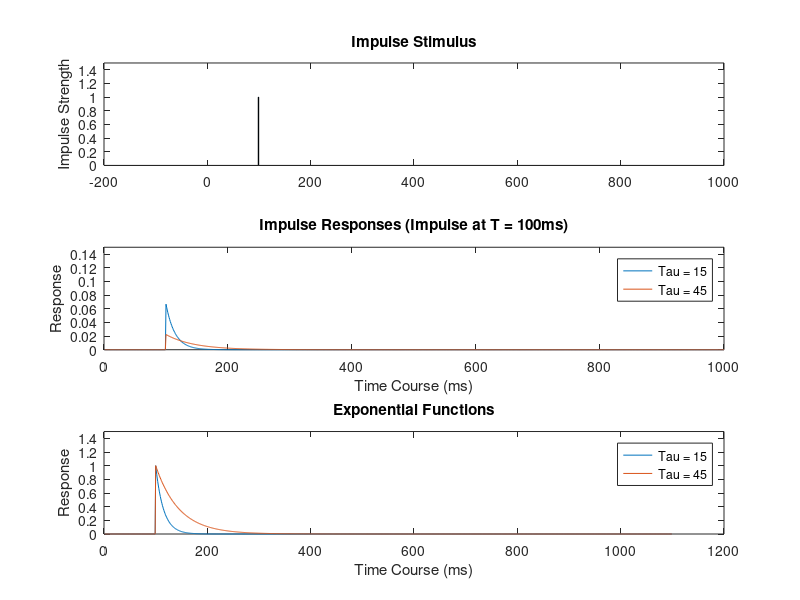
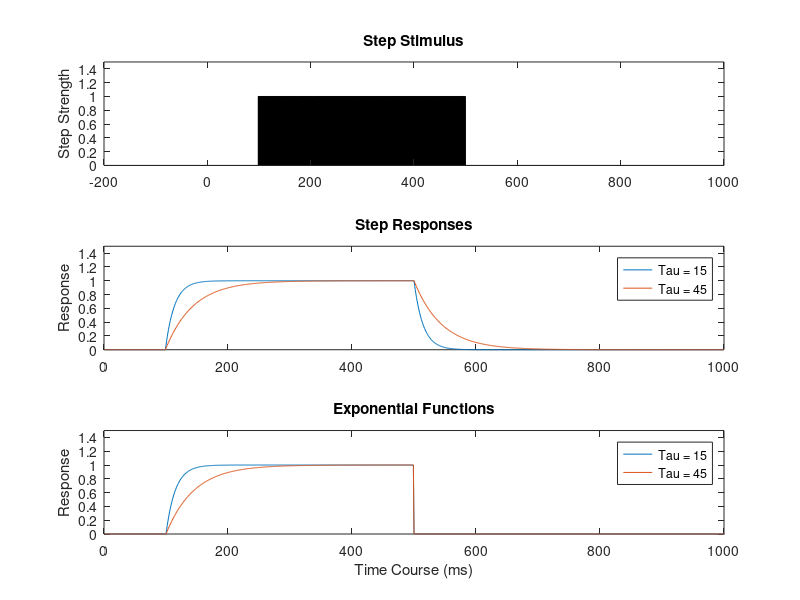

Here is the MATLAB script that generated these plots, in order: (Note: this script raises an error after producing the figures.)
% V1 and Direction Selectivity
% Robert Woodry
% Perception HW4

%% 1A)
% Recursive Temporal Filter
% Compute the impulse response at t = 100
deltaT = 1;         % Time constant, ms
duration = 1000;    % ms

% Initialize arrays
ts = [0:deltaT:duration-deltaT]; %#ok<NBRAK> 
x = zeros(size(ts));
x(100) = 1;

% Compute & plot the IRs for two different tau values. Plot exponentials as
% well
tau = 15;

ys = zeros(size(ts));
y1 = 0;

for t = 1:length(ts)
    deltaY1 = (deltaT/tau) * (-y1 + x(t));
    y1 = y1 + deltaY1;
    ys(t) = y1;
end

tau2 = 45;

ys2 = zeros(size(ts));
y1 = 0;

for t = 1:length(ts)
    deltaY1 = (deltaT/tau2) * (-y1 + x(t));
    y1 = y1 + deltaY1;
    ys2(t) = y1;
end

figure(1); subplot(3, 1, 1);

bar(ts, x);
ylim([0 1.5]);
title("Impulse Stimulus");
ylabel("Impulse Strength");

subplot(3, 1, 2);
plot(ys); hold on; plot(ys2); ylim([0 0.15]);
legend('Tau = 15', 'Tau = 45'); title("Impulse Responses (Impulse at T = 100ms)");
xlabel("Time Course (ms)"); ylabel("Response"); 

hold off;

% Plot the corresponding exponentials
subplot(3, 1, 3);
e1 = [zeros(1, 99), exp(-ts/tau)];
e2 = [zeros(1, 99), exp(-ts/tau2)];

plot(e1); hold on; plot(e2); hold off; ylim([0 1.5]);
title("Exponential Functions"); legend("Tau = 15", "Tau = 45");
xlabel("Time Course (ms)"); ylabel("Response"); 

%% 1B)
% Compute and plot the step response

deltaT = 1;         % Time constant, ms
duration = 1000;    % ms

% Initialize arrays
ts = [0:deltaT:duration-deltaT]; %#ok<NBRAK> 
x = zeros(size(ts));
x(100:500) = 1;

step1 = [zeros(1, 99), 1 - exp(-ts/tau)];
step2 = [zeros(1, 99), 1 - exp(-ts/tau2)];
step1(500:length(step1)) = 0;
step2(500:length(step2)) = 0;

% Compute & plot the SRs for two different tau values. Plot exponentials as
% well
tau1 = 15;

ys1 = zeros(size(ts));
y1 = 0;

for t = 1:length(ts)
    deltaY1 = (deltaT/tau1) * (-y1 + x(t));
    y1 = y1 + deltaY1;
    ys1(t) = y1;
end

tau2 = 45;

ys2 = zeros(size(ts));
y1 = 0;

for t = 1:length(ts)
    deltaY1 = (deltaT/tau2) * (-y1 + x(t));
    y1 = y1 + deltaY1;
    ys2(t) = y1;
end

figure(2); subplot(3, 1, 1);

bar(ts, x);
ylim([0 1.5]);
title("Step Stimulus");
ylabel("Step Strength");


subplot(3, 1, 2);
plot(ys1); hold on; plot(ys2);
legend('Tau = 15', 'Tau = 45'); title("Step Responses");
 ylabel("Response"); ylim([0 1.5]);
hold off;

subplot(3, 1, 3); 
plot(step1); hold on; plot(step2); ylim([0 1.5]);
legend('Tau = 15', 'Tau = 45'); title("Exponential Functions");
xlabel("Time Course (ms)"); ylabel("Response"); xlim([0 1000]);
hold off;

%% 1C)
% Compute and plot the responses to sinusoidal inputs
% y = h(w)x(w) = x(w) / (1 + d(w))

W = [10:10:500];
computed_amps = zeros(size(W));

figure(3);

for i=1:length(W)
    w = W(i);
    x_hat = zeros(size(ts));
    d_hat = zeros(size(ts));

    x_hat(w) = 1;
    d_hat(w) = 2*pi*w;
    y_hat = x_hat ./ (1 + d_hat);
    
    computed_amps(i) = max(abs(y_hat));
end

computed_phase = 0 + pi/2;
yyaxis left
bar(W, computed_amps);
ylabel("Computed Amplitude");
yyaxis right
yline(computed_phase, color = 'red', value = computed_phase);
ylabel("Computed Phase");
title("Predicted Amplitudes of Sinusoids convolved with the IIR Filter");
xlabel("Frequency");


%%
% 2
deltaT = 1;
tau = 25;
y1 = 0;
y2 = 0;
y3 = 0;
y4 = 0;
y5 = 0;
y6 = 0;
y7 = 0;

ys1 = zeros(size(ts));
ys2 = zeros(size(ts));
ys3 = zeros(size(ts));
ys4 = zeros(size(ts));
ys5 = zeros(size(ts));
ys6 = zeros(size(ts));
ys7 = zeros(size(ts));

f1 = zeros(size(ts));
f2 = zeros(size(ts));

x = zeros(size(ts));
x(100) = 1;

for t = 1:length(ts)
    deltaY1 = (deltaT / tau) * (-y1 + x(t)); y1 = y1 + deltaY1;
    ys1(t) = y1;
    
    deltaY2 = (deltaT / tau) * (-y2 + y1); y2 = y2 + deltaY2;
    ys2(t) = y2;
    
    deltaY3 = (deltaT / tau) * (-y3 + y2);y3 = y3 + deltaY3;
    ys3(t) = y3;
    
    deltaY4 = (deltaT / tau) * (-y4 + y3); y4 = y4 + deltaY4;
    ys4(t) = y4;
    
    deltaY5 = (deltaT / tau) * (-y5 + y4); y5 = y5 + deltaY5;
    ys5(t) = y5;

    deltaY6 = (deltaT / tau) * (-y6 + y5); y6 = y6 + deltaY6;
    ys6(t) = y6;

    deltaY7 = (deltaT / tau) * (-y7 + y6); y7 = y7 + deltaY7;
    ys7(t) = y7;

    f1(t) = y3 - y7; f2(t) = y5 - y7;

end


figure(7);
plot(f1); hold on; plot(f2);hold off;


%% 3)
deltaT = 1;        % 1
deltaX = 1/120;     % 1/120
x = [-2:deltaX:2];
y = [-2:deltaX:2];
t = [0:deltaT:1000];

sigma = 0.1;
sf = 4;
evenFilt = exp(-(x.^2)./(2*sigma^2)) .* cos(2*pi*sf*x);
oddFilt = exp(-(x.^2)./(2*sigma^2)) .* sin(2*pi*sf*x);
integral = sum(evenFilt.^2 + oddFilt.^2);
evenFilt = evenFilt / integral;
oddFilt = oddFilt / integral;

% Create stimulus with impulse at mid x, mid y, t = 1
stim = zeros(length(x), length(y), length(t));
stim(round(length(x) / 2), round(length(x) / 2), 1) = 1;



tau = 25;
y1 = 0;
y2 = 0;
y3 = 0;
y4 = 0;
y5 = 0;
y6 = 0;
y7 = 0;

ys1 = zeros(size(stim));
ys2 = zeros(size(stim));
ys3 = zeros(size(stim));
ys4 = zeros(size(stim));
ys5 = zeros(size(stim));
ys6 = zeros(size(stim));
ys7 = zeros(size(stim));

f1_even = zeros(size(stim));
f1_odd = zeros(size(stim));
f1_even_t = zeros(size(stim));
f1_odd_t = zeros(size(stim));

f2_even = zeros(size(stim));
f2_odd = zeros(size(stim));
f2_even_t = zeros(size(stim));
f2_odd_t = zeros(size(stim));

f1 = zeros(size(stim));
f2 = zeros(size(stim));


for tt = 1:length(t)
    deltaY1 = (deltaT / tau) * (-y1 + stim(:, :, tt)); y1 = y1 + deltaY1;
    ys1(:, :, tt) = y1;
    
    deltaY2 = (deltaT / tau) * (-y2 + y1); y2 = y2 + deltaY2;
    ys2(:, :, tt) = y2;
    
    deltaY3 = (deltaT / tau) * (-y3 + y2);y3 = y3 + deltaY3;
    ys3(:, :, tt) = y3;
    
    deltaY4 = (deltaT / tau) * (-y4 + y3); y4 = y4 + deltaY4;
    ys4(:, :, tt) = y4;
    
    deltaY5 = (deltaT / tau) * (-y5 + y4); y5 = y5 + deltaY5;
    ys5(:, :, tt) = y5;

    deltaY6 = (deltaT / tau) * (-y6 + y5); y6 = y6 + deltaY6;
    ys6(:, :, tt) = y6;

    deltaY7 = (deltaT / tau) * (-y7 + y6); y7 = y7 + deltaY7;
    ys7(:, :, tt) = y7;

    f1(:, :, tt) = y3 - y7; 
    f2(:, :, tt) = y5 - y7;

    f1_even(:, :, tt) = conv2(f1(:, :, tt), evenFilt, 'same');
    f1_odd(:, :, tt) = conv2(f1(:, :, tt), oddFilt, 'same');
    f1_even_t(:, :, tt) = conv2(f1(:, :, tt), evenFilt', 'same');
    f1_odd_t(:, :, tt) = conv2(f1(:, :, tt), oddFilt', 'same');
    
    f2_even(:, :, tt) = conv2(f2(:, :, tt), evenFilt, 'same');
    f2_odd(:, :, tt) = conv2(f2(:, :, tt), oddFilt, 'same');
    f2_even_t(:, :, tt) = conv2(f2(:, :, tt), evenFilt', 'same');
    f2_odd_t(:, :, tt) = conv2(f2(:, :, tt), oddFilt', 'same');

end

%% 3a)
figure(8);

subplot(2, 2, 3);
imagesc(squeeze(f1_even(round(length(x)/2), :, :))');
title("Even Fast"); xlabel("Visual angle (deg)"); ylabel("Time (ms)");

subplot(2, 2, 1);
imagesc(squeeze(f1_odd(round(length(x)/2),:, :))');
title("Odd Fast"); xlabel("Visual angle (deg)"); ylabel("Time (ms)");

subplot(2, 2, 4);
imagesc(squeeze(f2_even(round(length(x)/2), :, :))');
title("Even Slow"); xlabel("Visual angle (deg)"); ylabel("Time (ms)");

subplot(2, 2, 2);
imagesc(squeeze(f2_odd(round(length(x)/2), :, :))');
title("Odd Slow"); xlabel("Visual angle (deg)"); ylabel("Time (ms)");


%% 3b)
leftEven = f1_odd + f2_even;
leftOdd = -f2_odd + f1_even;
rightEven = -f1_odd + f2_even;
rightOdd = f2_odd + f1_even;

figure(9);

subplot(2, 2, 1);
imagesc(squeeze(leftEven(round(length(x)/2), :, :))');
title("Left Even"); xlabel("Visual angle (deg)"); ylabel("Time (ms)");

subplot(2, 2, 2);
imagesc(squeeze(leftOdd(round(length(x)/2),:, :))');
title("Left Odd"); xlabel("Visual angle (deg)"); ylabel("Time (ms)");

subplot(2, 2, 3);
imagesc(squeeze(rightEven(round(length(x)/2), :, :))');
title("Right Even"); xlabel("Visual angle (deg)"); ylabel("Time (ms)");

subplot(2, 2, 4);
imagesc(squeeze(rightOdd(round(length(x)/2), :, :))');
title("Right Odd"); xlabel("Visual angle (deg)"); ylabel("Time (ms)");


%% 3c)
leftEnergy = leftEven .^2 + leftOdd.^2;
rightEnergy = rightEven .^ 2 + rightOdd.^2;

figure(10);
subplot(1, 2, 1);
imagesc(squeeze(leftEnergy(round(length(x)/2), :, :))');
title("Left Energy"); xlabel("Visual angle (deg)"); ylabel("Time (ms)");

subplot(1, 2, 2);
imagesc(squeeze(rightEnergy(round(length(x)/2), :, :))');
title("Right Energy"); xlabel("Visual angle (deg)"); ylabel("Time (ms)");


%% 3d)
deltaT = 1;        % 1
deltaX = 1/120;     % 1/120
x = [-2:deltaX:2];
y = [-2:deltaX:2];
t = [0:deltaT:1000];

sigma = 0.1;
sf = 4;
evenFilt = exp(-(x.^2)./(2*sigma^2)) .* cos(2*pi*sf*x);
oddFilt = exp(-(x.^2)./(2*sigma^2)) .* sin(2*pi*sf*x);
integral = sum(evenFilt.^2 + oddFilt.^2);
evenFilt = evenFilt / integral;
oddFilt = oddFilt / integral;



% Create stimulus with impulse at mid x, mid y, t = 1
stim = zeros(length(x), length(y), length(t));
stim(round(length(x) / 2), round(length(x) / 2), 1) = 1;
% Create 4 drifting sinusoid stimuli
Hz = 8;
cpd = sf;

drift_up = zeros(size(stim));
drift_down = zeros(size(stim));
drift_left = zeros(size(stim));
drift_right = zeros(size(stim));

units_per_degree = length(x)/ 4;
P = units_per_degree/cpd;
P_over_time = 1000/Hz;
delta_phase = 2*pi/P_over_time;

for tt=1:length(t)
    drift_up(:, :, tt) = mkSine([length(x) length(y)], P, pi/2, 1, ...
        delta_phase * tt);

    drift_right(:, :, tt) = mkSine([length(x) length(y)], P, pi, 1, ...
        delta_phase* tt);

    drift_left(:, :, tt) = mkSine([length(x) length(y)], P, 2*pi, 1, ...
        delta_phase*tt);

    drift_down(:, :, tt) = mkSine([length(x) length(y)], P, 3/2*pi, 1, ...
        delta_phase*tt);
end


%Uncomment below to play movie of the four stimuli

figure(11);

for tt = 1:length(t)
    subplot(2, 2, 1);
    imagesc(drift_up(:, :, tt));
    title("Up");

    subplot(2, 2, 2);
    imagesc(drift_down(:, :, tt));
    title("Down");

    subplot(2, 2, 3);
    imagesc(drift_left(:, :, tt));
    title("Left");

    subplot(2, 2, 4);
    imagesc(drift_right(:, :, tt));
    title("Right"); 
    
    pause(0.001);
end

%% 3d) Drift Left
tau = 25;
y1 = 0;
y2 = 0;
y3 = 0;
y4 = 0;
y5 = 0;
y6 = 0;
y7 = 0;

f1_even = zeros(size(stim));
f1_odd = zeros(size(stim));
f1_even_t = zeros(size(stim));
f1_odd_t = zeros(size(stim));

f2_even = zeros(size(stim));
f2_odd = zeros(size(stim));
f2_even_t = zeros(size(stim));
f2_odd_t = zeros(size(stim));

for tt = 1:length(t)
    deltaY1 = (deltaT / tau) * (-y1 + drift_left(:, :, tt)); y1 = y1 + deltaY1;
    deltaY2 = (deltaT / tau) * (-y2 + y1); y2 = y2 + deltaY2;
    deltaY3 = (deltaT / tau) * (-y3 + y2);y3 = y3 + deltaY3;
    deltaY4 = (deltaT / tau) * (-y4 + y3); y4 = y4 + deltaY4;
    deltaY5 = (deltaT / tau) * (-y5 + y4); y5 = y5 + deltaY5;
    deltaY6 = (deltaT / tau) * (-y6 + y5); y6 = y6 + deltaY6;
    deltaY7 = (deltaT / tau) * (-y7 + y6); y7 = y7 + deltaY7;

    f1 = y3 - y7; 
    f2 = y5 - y7;

    f1_even(:, :, tt) = conv2(f1, evenFilt, 'same');
    f1_odd(:, :, tt) = conv2(f1, oddFilt, 'same');
    f1_even_t(:, :, tt) = conv2(f1, evenFilt', 'same');
    f1_odd_t(:, :, tt) = conv2(f1, oddFilt', 'same');
    
    f2_even(:, :, tt) = conv2(f2, evenFilt, 'same');
    f2_odd(:, :, tt) = conv2(f2, oddFilt, 'same');
    f2_even_t(:, :, tt) = conv2(f2, evenFilt', 'same');
    f2_odd_t(:, :, tt) = conv2(f2, oddFilt', 'same');
end

disp("Integration Complete");

leftEven = f1_odd + f2_even;
leftOdd = -f2_odd + f1_even;
rightEven = -f1_odd + f2_even;
rightOdd = f2_odd + f1_even;
upEven = f1_odd_t + f2_even_t;
upOdd = -f2_odd_t + f1_even_t;
downEven = -f1_odd_t + f2_even_t;
downOdd = f2_odd_t + f1_even_t;

leftEnergy = leftEven.^2 + leftOdd.^2;
rightEnergy = rightEven.^ 2 + rightOdd.^2;
upEnergy = upEven.^2 + upOdd.^2;
downEnergy = downEven.^ 2 + downOdd.^2;

disp("Energy Computed");

figure('NumberTitle', 'off', 'Name', 'Drift Left');
subplot(2, 2, 1);
plot(squeeze(leftEnergy(round(length(x)/2), round(length(x)/2), :)));
hold on;
plot(squeeze(leftEven(round(length(x)/2), round(length(x)/2), :)));
title("Leftward Selective");
plot(squeeze(leftOdd(round(length(x)/2), round(length(x)/2), :)));
xlabel("Time (ms)"); ylabel("Response"); legend("Energy", "Even", "Odd");
xlim([0 1000]); ylim([-.4 1.2]); hold off;

subplot(2, 2, 2);
plot(squeeze(rightEnergy(round(length(x)/2), round(length(x)/2), :)));
hold on;
plot(squeeze(rightEven(round(length(x)/2), round(length(x)/2), :)));
title("Rightward Selective");
plot(squeeze(rightOdd(round(length(x)/2), round(length(x)/2), :)));
xlabel("Time (ms)"); ylabel("Response"); legend("Energy", "Even", "Odd");
xlim([0 1000]); ylim([-.4 1.2]); hold off;

subplot(2, 2, 3);
plot(squeeze(downEnergy(round(length(x)/2), round(length(x)/2), :)));
hold on;
plot(squeeze(downEven(round(length(x)/2), round(length(x)/2), :)));
title("Downward Selective");
plot(squeeze(downOdd(round(length(x)/2), round(length(x)/2), :)));
xlabel("Time (ms)"); ylabel("Response"); legend("Energy", "Even", "Odd");
xlim([0 1000]); ylim([-.4 1.2]); hold off;

subplot(2, 2, 4);
plot(squeeze(upEnergy(round(length(x)/2), round(length(x)/2), :)));
hold on;
plot(squeeze(upEven(round(length(x)/2), round(length(x)/2), :)));
title("Upward Selective");
plot(squeeze(upOdd(round(length(x)/2), round(length(x)/2), :)));
xlabel("Time (ms)"); ylabel("Response"); legend("Energy", "Even", "Odd");
xlim([0 1000]); ylim([-.4 1.2]); hold off;


%% 3d) Drift Right
tau = 25;
y1 = 0;
y2 = 0;
y3 = 0;
y4 = 0;
y5 = 0;
y6 = 0;
y7 = 0;

f1_even = zeros(size(stim));
f1_odd = zeros(size(stim));
f1_even_t = zeros(size(stim));
f1_odd_t = zeros(size(stim));

f2_even = zeros(size(stim));
f2_odd = zeros(size(stim));
f2_even_t = zeros(size(stim));
f2_odd_t = zeros(size(stim));

for tt = 1:length(t)
    deltaY1 = (deltaT / tau) * (-y1 + drift_right(:, :, tt)); y1 = y1 + deltaY1;
    deltaY2 = (deltaT / tau) * (-y2 + y1); y2 = y2 + deltaY2;
    deltaY3 = (deltaT / tau) * (-y3 + y2);y3 = y3 + deltaY3;
    deltaY4 = (deltaT / tau) * (-y4 + y3); y4 = y4 + deltaY4;
    deltaY5 = (deltaT / tau) * (-y5 + y4); y5 = y5 + deltaY5;
    deltaY6 = (deltaT / tau) * (-y6 + y5); y6 = y6 + deltaY6;
    deltaY7 = (deltaT / tau) * (-y7 + y6); y7 = y7 + deltaY7;

    f1 = y3 - y7; 
    f2 = y5 - y7;

    f1_even(:, :, tt) = conv2(f1, evenFilt, 'same');
    f1_odd(:, :, tt) = conv2(f1, oddFilt, 'same');
    f1_even_t(:, :, tt) = conv2(f1, evenFilt', 'same');
    f1_odd_t(:, :, tt) = conv2(f1, oddFilt', 'same');
    
    f2_even(:, :, tt) = conv2(f2, evenFilt, 'same');
    f2_odd(:, :, tt) = conv2(f2, oddFilt, 'same');
    f2_even_t(:, :, tt) = conv2(f2, evenFilt', 'same');
    f2_odd_t(:, :, tt) = conv2(f2, oddFilt', 'same');
end

leftEven = f1_odd + f2_even;
leftOdd = -f2_odd + f1_even;
rightEven = -f1_odd + f2_even;
rightOdd = f2_odd + f1_even;
upEven = f1_odd_t + f2_even_t;
upOdd = -f2_odd_t + f1_even_t;
downEven = -f1_odd_t + f2_even_t;
downOdd = f2_odd_t + f1_even_t;

leftEnergy = leftEven.^2 + leftOdd.^2;
rightEnergy = rightEven.^ 2 + rightOdd.^2;
upEnergy = upEven.^2 + upOdd.^2;
downEnergy = downEven.^ 2 + downOdd.^2;


figure('NumberTitle', 'off', 'Name', 'Drift Right');
subplot(2, 2, 1);
plot(squeeze(leftEnergy(round(length(x)/2), round(length(x)/2), :)));
hold on;
plot(squeeze(leftEven(round(length(x)/2), round(length(x)/2), :)));
title("Leftward Selective");
plot(squeeze(leftOdd(round(length(x)/2), round(length(x)/2), :)));
xlabel("Time (ms)"); ylabel("Response"); legend("Energy", "Even", "Odd");
xlim([0 1000]); ylim([-.4 1.2]); hold off;

subplot(2, 2, 2);
plot(squeeze(rightEnergy(round(length(x)/2), round(length(x)/2), :)));
hold on;
plot(squeeze(rightEven(round(length(x)/2), round(length(x)/2), :)));
title("Rightward Selective");
plot(squeeze(rightOdd(round(length(x)/2), round(length(x)/2), :)));
xlabel("Time (ms)"); ylabel("Response"); legend("Energy", "Even", "Odd");
xlim([0 1000]); ylim([-.4 1.2]); hold off;

subplot(2, 2, 3);
plot(squeeze(downEnergy(round(length(x)/2), round(length(x)/2), :)));
hold on;
plot(squeeze(downEven(round(length(x)/2), round(length(x)/2), :)));
title("Downward Selective");
plot(squeeze(downOdd(round(length(x)/2), round(length(x)/2), :)));
xlabel("Time (ms)"); ylabel("Response"); legend("Energy", "Even", "Odd");
xlim([0 1000]); ylim([-.4 1.2]); hold off;

subplot(2, 2, 4);
plot(squeeze(upEnergy(round(length(x)/2), round(length(x)/2), :)));
hold on;
plot(squeeze(upEven(round(length(x)/2), round(length(x)/2), :)));
title("Upward Selective");
plot(squeeze(upOdd(round(length(x)/2), round(length(x)/2), :)));
xlabel("Time (ms)"); ylabel("Response"); legend("Energy", "Even", "Odd");
xlim([0 1000]); ylim([-.4 1.2]); hold off;


%% 3d) Drift Up
tau = 25;
y1 = 0;
y2 = 0;
y3 = 0;
y4 = 0;
y5 = 0;
y6 = 0;
y7 = 0;

f1_even = zeros(size(stim));
f1_odd = zeros(size(stim));
f1_even_t = zeros(size(stim));
f1_odd_t = zeros(size(stim));

f2_even = zeros(size(stim));
f2_odd = zeros(size(stim));
f2_even_t = zeros(size(stim));
f2_odd_t = zeros(size(stim));

for tt = 1:length(t)
    deltaY1 = (deltaT / tau) * (-y1 + drift_up(:, :, tt)); y1 = y1 + deltaY1;
    deltaY2 = (deltaT / tau) * (-y2 + y1); y2 = y2 + deltaY2;
    deltaY3 = (deltaT / tau) * (-y3 + y2);y3 = y3 + deltaY3;
    deltaY4 = (deltaT / tau) * (-y4 + y3); y4 = y4 + deltaY4;
    deltaY5 = (deltaT / tau) * (-y5 + y4); y5 = y5 + deltaY5;
    deltaY6 = (deltaT / tau) * (-y6 + y5); y6 = y6 + deltaY6;
    deltaY7 = (deltaT / tau) * (-y7 + y6); y7 = y7 + deltaY7;

    f1 = y3 - y7; 
    f2 = y5 - y7;

    f1_even(:, :, tt) = conv2(f1, evenFilt, 'same');
    f1_odd(:, :, tt) = conv2(f1, oddFilt, 'same');
    f1_even_t(:, :, tt) = conv2(f1, evenFilt', 'same');
    f1_odd_t(:, :, tt) = conv2(f1, oddFilt', 'same');
    
    f2_even(:, :, tt) = conv2(f2, evenFilt, 'same');
    f2_odd(:, :, tt) = conv2(f2, oddFilt, 'same');
    f2_even_t(:, :, tt) = conv2(f2, evenFilt', 'same');
    f2_odd_t(:, :, tt) = conv2(f2, oddFilt', 'same');
end

leftEven = f1_odd + f2_even;
leftOdd = -f2_odd + f1_even;
rightEven = -f1_odd + f2_even;
rightOdd = f2_odd + f1_even;
upEven = f1_odd_t + f2_even_t;
upOdd = -f2_odd_t + f1_even_t;
downEven = -f1_odd_t + f2_even_t;
downOdd = f2_odd_t + f1_even_t;

leftEnergy = leftEven.^2 + leftOdd.^2;
rightEnergy = rightEven.^ 2 + rightOdd.^2;
upEnergy = upEven.^2 + upOdd.^2;
downEnergy = downEven.^ 2 + downOdd.^2;


figure('NumberTitle', 'off', 'Name', 'Drift Up');
subplot(2, 2, 1);
plot(squeeze(leftEnergy(round(length(x)/2), round(length(x)/2), :)));
hold on;
plot(squeeze(leftEven(round(length(x)/2), round(length(x)/2), :)));
title("Leftward Selective");
plot(squeeze(leftOdd(round(length(x)/2), round(length(x)/2), :)));
xlabel("Time (ms)"); ylabel("Response"); legend("Energy", "Even", "Odd");
xlim([0 1000]); ylim([-.4 1.2]); hold off;

subplot(2, 2, 2);
plot(squeeze(rightEnergy(round(length(x)/2), round(length(x)/2), :)));
hold on;
plot(squeeze(rightEven(round(length(x)/2), round(length(x)/2), :)));
title("Rightward Selective");
plot(squeeze(rightOdd(round(length(x)/2), round(length(x)/2), :)));
xlabel("Time (ms)"); ylabel("Response"); legend("Energy", "Even", "Odd");
xlim([0 1000]); ylim([-.4 1.2]); hold off;

subplot(2, 2, 3);
plot(squeeze(downEnergy(round(length(x)/2), round(length(x)/2), :)));
hold on;
plot(squeeze(downEven(round(length(x)/2), round(length(x)/2), :)));
title("Downward Selective");
plot(squeeze(downOdd(round(length(x)/2), round(length(x)/2), :)));
xlabel("Time (ms)"); ylabel("Response"); legend("Energy", "Even", "Odd");
xlim([0 1000]); ylim([-.4 1.2]); hold off;

subplot(2, 2, 4);
plot(squeeze(upEnergy(round(length(x)/2), round(length(x)/2), :)));
hold on;
plot(squeeze(upEven(round(length(x)/2), round(length(x)/2), :)));
title("Upward Selective");
plot(squeeze(upOdd(round(length(x)/2), round(length(x)/2), :)));
xlabel("Time (ms)"); ylabel("Response"); legend("Energy", "Even", "Odd");
xlim([0 1000]); ylim([-.4 1.2]); hold off;


%% 3d) Drift Down
tau = 25;
y1 = 0;
y2 = 0;
y3 = 0;
y4 = 0;
y5 = 0;
y6 = 0;
y7 = 0;

f1_even = zeros(size(stim));
f1_odd = zeros(size(stim));
f1_even_t = zeros(size(stim));
f1_odd_t = zeros(size(stim));

f2_even = zeros(size(stim));
f2_odd = zeros(size(stim));
f2_even_t = zeros(size(stim));
f2_odd_t = zeros(size(stim));

for tt = 1:length(t)
    deltaY1 = (deltaT / tau) * (-y1 + drift_down(:, :, tt)); y1 = y1 + deltaY1;
    deltaY2 = (deltaT / tau) * (-y2 + y1); y2 = y2 + deltaY2;
    deltaY3 = (deltaT / tau) * (-y3 + y2);y3 = y3 + deltaY3;
    deltaY4 = (deltaT / tau) * (-y4 + y3); y4 = y4 + deltaY4;
    deltaY5 = (deltaT / tau) * (-y5 + y4); y5 = y5 + deltaY5;
    deltaY6 = (deltaT / tau) * (-y6 + y5); y6 = y6 + deltaY6;
    deltaY7 = (deltaT / tau) * (-y7 + y6); y7 = y7 + deltaY7;

    f1 = y3 - y7; 
    f2 = y5 - y7;

    f1_even(:, :, tt) = conv2(f1, evenFilt, 'same');
    f1_odd(:, :, tt) = conv2(f1, oddFilt, 'same');
    f1_even_t(:, :, tt) = conv2(f1, evenFilt', 'same');
    f1_odd_t(:, :, tt) = conv2(f1, oddFilt', 'same');
    
    f2_even(:, :, tt) = conv2(f2, evenFilt, 'same');
    f2_odd(:, :, tt) = conv2(f2, oddFilt, 'same');
    f2_even_t(:, :, tt) = conv2(f2, evenFilt', 'same');
    f2_odd_t(:, :, tt) = conv2(f2, oddFilt', 'same');
end

leftEven = f1_odd + f2_even;
leftOdd = -f2_odd + f1_even;
rightEven = -f1_odd + f2_even;
rightOdd = f2_odd + f1_even;
upEven = f1_odd_t + f2_even_t;
upOdd = -f2_odd_t + f1_even_t;
downEven = -f1_odd_t + f2_even_t;
downOdd = f2_odd_t + f1_even_t;

leftEnergy = leftEven.^2 + leftOdd.^2;
rightEnergy = rightEven.^ 2 + rightOdd.^2;
upEnergy = upEven.^2 + upOdd.^2;
downEnergy = downEven.^ 2 + downOdd.^2;
%%
figure('NumberTitle', 'off', 'Name', 'Drift Down');
subplot(2, 2, 1);
plot(squeeze(leftEnergy(round(length(x)/2), round(length(x)/2), :)));
hold on;
plot(squeeze(leftEven(round(length(x)/2), round(length(x)/2), :)));
title("Leftward Selective");
plot(squeeze(leftOdd(round(length(x)/2), round(length(x)/2), :)));
xlabel("Time (ms)"); ylabel("Response"); legend("Energy", "Even", "Odd");
 hold off; xlim([0 1000]); ylim([-.4 1.2]); hold off;

subplot(2, 2, 2);
plot(squeeze(rightEnergy(round(length(x)/2), round(length(x)/2), :)));
hold on;
plot(squeeze(rightEven(round(length(x)/2), round(length(x)/2), :)));
title("Rightward Selective");
plot(squeeze(rightOdd(round(length(x)/2), round(length(x)/2), :)));
xlabel("Time (ms)"); ylabel("Response"); legend("Energy", "Even", "Odd");
 hold off; xlim([0 1000]); ylim([-.4 1.2]); hold off;

subplot(2, 2, 3);
plot(squeeze(downEnergy(round(length(x)/2), round(length(x)/2), :)));
hold on;
plot(squeeze(downEven(round(length(x)/2), round(length(x)/2), :)));
title("Downward Selective");
plot(squeeze(downOdd(round(length(x)/2), round(length(x)/2), :)));
xlabel("Time (ms)"); ylabel("Response"); legend("Energy", "Even", "Odd");
hold off; xlim([0 1000]); ylim([-.4 1.2]); hold off;

subplot(2, 2, 4);
plot(squeeze(upEnergy(round(length(x)/2), round(length(x)/2), :)));
hold on;
plot(squeeze(upEven(round(length(x)/2), round(length(x)/2), :)));
title("Upward Selective");
plot(squeeze(upOdd(round(length(x)/2), round(length(x)/2), :)));
xlabel("Time (ms)"); ylabel("Response"); legend("Energy", "Even", "Odd");
hold off; xlim([0 1000]); ylim([-.4 1.2]); hold off;


%% 4a)
contrasts = [1 5 10 25 50 100];
sigma = 3;      % sigma value that yields a response of .40 at 10 % contrast, 
% which is half the maximum response: 80%.
upEnergy_byContrast = zeros(1, length(contrasts));
downEnergy_byContrast = zeros(1, length(contrasts));
rightEnergy_byContrast = zeros(1, length(contrasts));
leftEnergy_byContrast = zeros(1, length(contrasts));

for c=1:length(contrasts)
    contrast = contrasts(c);
    tau = 25;
    y1 = 0;
    y2 = 0;
    y3 = 0;
    y4 = 0;
    y5 = 0;
    y6 = 0;
    y7 = 0;
    
    f1_even = zeros(size(stim));
    f1_odd = zeros(size(stim));
    f1_even_t = zeros(size(stim));
    f1_odd_t = zeros(size(stim));
    
    f2_even = zeros(size(stim));
    f2_odd = zeros(size(stim));
    f2_even_t = zeros(size(stim));
    f2_odd_t = zeros(size(stim));

    stim = drift_right .* contrast;
    
    for tt = 1:length(t)
        deltaY1 = (deltaT / tau) * (-y1 + stim(:, :, tt)); y1 = y1 + deltaY1;
        deltaY2 = (deltaT / tau) * (-y2 + y1); y2 = y2 + deltaY2;
        deltaY3 = (deltaT / tau) * (-y3 + y2);y3 = y3 + deltaY3;
        deltaY4 = (deltaT / tau) * (-y4 + y3); y4 = y4 + deltaY4;
        deltaY5 = (deltaT / tau) * (-y5 + y4); y5 = y5 + deltaY5;
        deltaY6 = (deltaT / tau) * (-y6 + y5); y6 = y6 + deltaY6;
        deltaY7 = (deltaT / tau) * (-y7 + y6); y7 = y7 + deltaY7;
    
        f1 = y3 - y7; 
        f2 = y5 - y7;
    
        f1_even(:, :, tt) = conv2(f1, evenFilt, 'same');
        f1_odd(:, :, tt) = conv2(f1, oddFilt, 'same');
        f1_even_t(:, :, tt) = conv2(f1, evenFilt', 'same');
        f1_odd_t(:, :, tt) = conv2(f1, oddFilt', 'same');
        
        f2_even(:, :, tt) = conv2(f2, evenFilt, 'same');
        f2_odd(:, :, tt) = conv2(f2, oddFilt, 'same');
        f2_even_t(:, :, tt) = conv2(f2, evenFilt', 'same');
        f2_odd_t(:, :, tt) = conv2(f2, oddFilt', 'same');
    end
    
    leftEven = f1_odd + f2_even;
    leftOdd = -f2_odd + f1_even;
    rightEven = -f1_odd + f2_even;
    rightOdd = f2_odd + f1_even;
    upEven = f1_odd_t + f2_even_t;
    upOdd = -f2_odd_t + f1_even_t;
    downEven = -f1_odd_t + f2_even_t;
    downOdd = f2_odd_t + f1_even_t;
    
    leftEnergy = leftEven.^2 + leftOdd.^2;
    rightEnergy = rightEven.^ 2 + rightOdd.^2;
    upEnergy = upEven.^2 + upOdd.^2;
    downEnergy = downEven.^ 2 + downOdd.^2;

    sumEnergy = leftEnergy + rightEnergy + upEnergy + downEnergy;
    leftEnergyNorm = leftEnergy ./ (sumEnergy + sigma^2);
    rightEnergyNorm = rightEnergy ./ (sumEnergy + sigma^2);
    upEnergyNorm = upEnergy ./ (sumEnergy + sigma^2);
    downEnergyNorm = downEnergy ./ (sumEnergy + sigma^2);

    upEnergy_byContrast(:, c) = mean(upEnergyNorm(round(length(x)/2), round(length(x)/2), :));
    downEnergy_byContrast(:, c) = mean(downEnergyNorm(round(length(x)/2), round(length(x)/2), :));
    leftEnergy_byContrast(:, c) = mean(leftEnergyNorm(round(length(x)/2), round(length(x)/2), :));
    rightEnergy_byContrast(:, c) = mean(rightEnergyNorm(round(length(x)/2), round(length(x)/2), :));

end

%% Plotting
figure(15);
plot(contrasts, rightEnergy_byContrast);
hold on;
plot(contrasts, leftEnergy_byContrast);
plot(contrasts, upEnergy_byContrast);
plot(contrasts, downEnergy_byContrast);
set(gca, 'XScale', 'log')

hold off; title("Average energy response as a function of contrast");
legend("Right", "Left", "Up", "Down"); xlabel("Contrast (%)");
ylim([0 1]); ylabel("Avg. Energy Response")


%% 4b)
contrasts = [1 5 10 25 50];
sigma = 3;      % sigma value that yields a response of .40 at 10 % contrast, 
% which is half the maximum response: 80%.
upEnergy_byContrast_UpRight = zeros(1, length(contrasts));
downEnergy_byContrast_UpRight = zeros(1, length(contrasts));
rightEnergy_byContrast_UpRight = zeros(1, length(contrasts));
leftEnergy_byContrast_UpRight = zeros(1, length(contrasts));

upEnergy_byContrast_Right = upEnergy_byContrast(1:length(contrasts));
downEnergy_byContrast_Right = downEnergy_byContrast(1:length(contrasts));
rightEnergy_byContrast_Right = rightEnergy_byContrast(1:length(contrasts));
leftEnergy_byContrast_Right = leftEnergy_byContrast(1:length(contrasts));



%%

for c=1:length(contrasts)
    contrast = contrasts(c);
    tau = 25;
    y1 = 0;
    y2 = 0;
    y3 = 0;
    y4 = 0;
    y5 = 0;
    y6 = 0;
    y7 = 0;
    
    f1_even = zeros(size(stim));
    f1_odd = zeros(size(stim));
    f1_even_t = zeros(size(stim));
    f1_odd_t = zeros(size(stim));
    
    f2_even = zeros(size(stim));
    f2_odd = zeros(size(stim));
    f2_even_t = zeros(size(stim));
    f2_odd_t = zeros(size(stim));

    stim = (drift_right .* contrast) + (drift_up .* contrast);
    
    for tt = 1:length(t)
        deltaY1 = (deltaT / tau) * (-y1 + stim(:, :, tt)); y1 = y1 + deltaY1;
        deltaY2 = (deltaT / tau) * (-y2 + y1); y2 = y2 + deltaY2;
        deltaY3 = (deltaT / tau) * (-y3 + y2);y3 = y3 + deltaY3;
        deltaY4 = (deltaT / tau) * (-y4 + y3); y4 = y4 + deltaY4;
        deltaY5 = (deltaT / tau) * (-y5 + y4); y5 = y5 + deltaY5;
        deltaY6 = (deltaT / tau) * (-y6 + y5); y6 = y6 + deltaY6;
        deltaY7 = (deltaT / tau) * (-y7 + y6); y7 = y7 + deltaY7;
    
        f1 = y3 - y7; 
        f2 = y5 - y7;
    
        f1_even(:, :, tt) = conv2(f1, evenFilt, 'same');
        f1_odd(:, :, tt) = conv2(f1, oddFilt, 'same');
        f1_even_t(:, :, tt) = conv2(f1, evenFilt', 'same');
        f1_odd_t(:, :, tt) = conv2(f1, oddFilt', 'same');
        
        f2_even(:, :, tt) = conv2(f2, evenFilt, 'same');
        f2_odd(:, :, tt) = conv2(f2, oddFilt, 'same');
        f2_even_t(:, :, tt) = conv2(f2, evenFilt', 'same');
        f2_odd_t(:, :, tt) = conv2(f2, oddFilt', 'same');
    end
    
    leftEven = f1_odd + f2_even;
    leftOdd = -f2_odd + f1_even;
    rightEven = -f1_odd + f2_even;
    rightOdd = f2_odd + f1_even;
    upEven = f1_odd_t + f2_even_t;
    upOdd = -f2_odd_t + f1_even_t;
    downEven = -f1_odd_t + f2_even_t;
    downOdd = f2_odd_t + f1_even_t;
    
    leftEnergy = leftEven.^2 + leftOdd.^2;
    rightEnergy = rightEven.^ 2 + rightOdd.^2;
    upEnergy = upEven.^2 + upOdd.^2;
    downEnergy = downEven.^ 2 + downOdd.^2;

    sumEnergy = leftEnergy + rightEnergy + upEnergy + downEnergy;
    leftEnergyNorm = leftEnergy ./ (sumEnergy + sigma^2);
    rightEnergyNorm = rightEnergy ./ (sumEnergy + sigma^2);
    upEnergyNorm = upEnergy ./ (sumEnergy + sigma^2);
    downEnergyNorm = downEnergy ./ (sumEnergy + sigma^2);

    upEnergy_byContrast_UpRight(:, c) = mean(upEnergyNorm(round(length(x)/2), round(length(x)/2), :));
    downEnergy_byContrast_UpRight(:, c) = mean(downEnergyNorm(round(length(x)/2), round(length(x)/2), :));
    leftEnergy_byContrast_UpRight(:, c) = mean(leftEnergyNorm(round(length(x)/2), round(length(x)/2), :));
    rightEnergy_byContrast_UpRight(:, c) = mean(rightEnergyNorm(round(length(x)/2), round(length(x)/2), :));

end

%% Plotting
figure(16);
subplot(2, 2, 1);
plot(contrasts, rightEnergy_byContrast(1:length(contrasts)), '-o', 'Color', 'blue');
hold on; set(gca, 'XScale', 'log'); 
plot(contrasts, rightEnergy_byContrast_UpRight, ':x', 'Color', 'blue');
hold off; title("Rightwards Selective");
ylim([0 1]); ylabel("Avg. Energy Response");  
xlabel("Contrast (%)"); legend("Right", "Up + Right")

subplot(2, 2, 2);
plot(contrasts, leftEnergy_byContrast(1:length(contrasts)),'-o', 'Color', 'red');
hold on; set(gca, 'XScale', 'log'); 
plot(contrasts, leftEnergy_byContrast_UpRight, ':x', 'Color', 'red');
hold off; title("Leftwards Selective");
ylim([0 1]); ylabel("Avg. Energy Response");  
xlabel("Contrast (%)"); legend(["Right" "Up + Right"])

subplot(2, 2, 3);
plot(contrasts, upEnergy_byContrast(1:length(contrasts)), '-o', 'Color', 'magenta');
hold on; set(gca, 'XScale', 'log'); 
plot(contrasts, upEnergy_byContrast_UpRight, ':x', 'Color', 'magenta');
hold off; title("Upwards Selective");
ylim([0 1]); ylabel("Avg. Energy Response");  
xlabel("Contrast (%)"); legend("Right", "Up + Right")

subplot(2, 2, 4);
plot(contrasts, downEnergy_byContrast(1:length(contrasts)), '-o', 'Color', 'green');
hold on; set(gca, 'XScale', 'log'); 
plot(contrasts, downEnergy_byContrast_UpRight, ':x', 'Color', 'green');
hold off; title("Downwards Selective");
ylim([0 1]); ylabel("Avg. Energy Response");  
xlabel("Contrast (%)"); legend("Right", "Up + Right")
